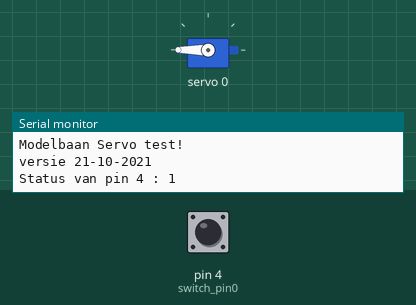
Simulated run of this sketch. Board: Arduino Uno, built with avr-gcc and run on an emulated ATmega328P. Parts: servo, the last lines printed to the serial monitor. The test bench sets the inputs (shaded band); at power-on: pin 4 (switch_pin0) HIGH.

Above: at 2.7 s.
2.8 s: pin 4 (switch_pin0) pulled LOW for 0.15 s
At 4.7 s:
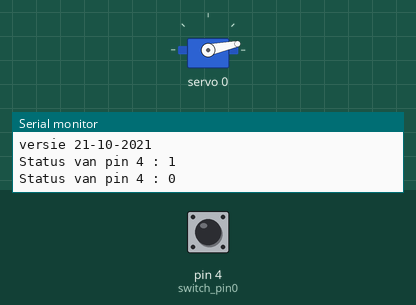
5.8 s: pin 4 (switch_pin0) pulled LOW for 1 s
At 5.95 s:
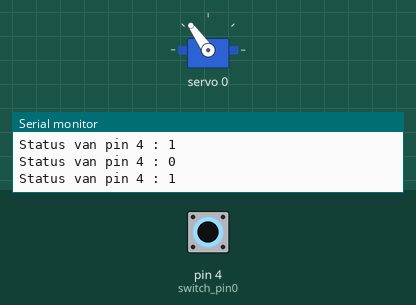
8.8 s: pin 4 (switch_pin0) pulled LOW for 3.2 s
At 8.95 s:
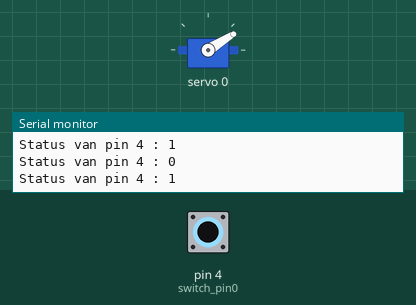
Timing chart, 0 to 15.8 s (numbered marks = the images above; inputs shaded):
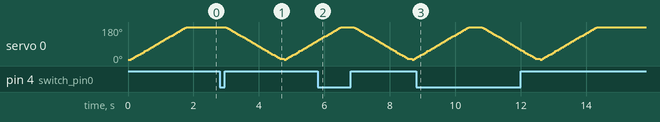

The sketch:

Servo-dem0-2.ino
```cpp
/*--------------------------------------------------------------
 * Servo controller sketch voor modelbanen - toggle schakelaar - Version 1.0
 * sketch name: Servo-demo-2
 * Last updated 21-10-201

  Description:  Demonstratie model om met een togle schakelaar een servo van links naar
                rechts te laten bewegen, bv voor een overweg of een sein.
                Maakt gebruik van de arduino uno en de pca9865

  Software:     Developed using Arduino 1.8.18 software for the Ardunino INO
                Should be compatible with Arduino 1.0 + and newer ESP32/Arduino releases if any

  ToDo          Timing fine tunen, schakelaar debouncen etc.

  Date:         21-102021

  Author:       Erik Schott - erik@pa0esh.com
*/


#include <Wire.h>
#include <Adafruit_PWMServoDriver.h>

Adafruit_PWMServoDriver pwm = Adafruit_PWMServoDriver();
// Als je een ander adres gebruikt dien je dit aan te geven. Hangt af van de solderingen op het pca9865 board
// Adafruit_PWMServoDriver pwm = Adafruit_PWMServoDriver(0x41);

// Pas de pulsbreedte aan aan het type servo voor MIN en MAX
#define SERVOMIN  150 // this is the 'minimum' pulse length count (out of 4096)
#define SERVOMAX  620 // this is the 'maximum' pulse length count (out of 4096)

// Onze servo # counter - we beginnen met kanaal 0 op de pca9865
uint8_t servonum = 0; //zorg later voor een loop om iedere servo aan te spreken. Test daarvoor de wijziging in een schakelaar waarde.
// Status van de servo (linksom of rechtsom)
int status_servo0 = 0;
// sla status op. Draai alleen servo als status wijzigt. 0 = links - 1 = rechts
int switch_pin0 = 4;
// sluit hier de eerste schakelaar op aan, die servo 0 bedient. digitale pin 4
// schakelaar is als volgt: pin 4 met een weerstand van 1k naar plus 5V. Middenpoot van de schakelaar aan aarde.
// rechter / of linker pootje naar pin 4 op de Arduino.


byte leds = 0;

void setup() {

  pwm.begin();
  pwm.setPWMFreq(60);  // Analog servos werken met ~60 Hz updates
  pinMode(switch_pin0, INPUT);

  Serial.begin(9600);
  Serial.println("");
  Serial.println("Modelbaan Servo test!");
  Serial.println("versie 21-10-2021");
  Serial.println("");

}

/*
 * angleToPulse(int ang)
 * gets angle in degree and returns the pulse width
 * also prints the value on seial monitor
 * written by Ahmad Nejrabi for Robojax, Robojax.com
 */
int angleToPulse(int ang){
   int pulse = map(ang,0, 180, SERVOMIN,SERVOMAX);// map angle of 0 to 180 to Servo min and Servo max
   //Serial.print("Angle: ");Serial.print(ang);
   //Serial.print(" pulse: ");Serial.println(pulse);
   return pulse;
}
void turn_left(){

   for( int angle =0; angle<181; angle +=5){
    delay(50); // stelt de snelheid van de servo in
    pwm.setPWM(0, 0, angleToPulse(angle) );
  }
    delay(100);
}

void turn_right(){

  for( int angle =180; angle>0; angle -=5){
    delay(50); // stelt de snelheid van de servo in
    pwm.setPWM(0, 0, angleToPulse(angle) );
  }
  delay(100);
}

void check_switch(){

  // test voor een verandering:
    if (status_servo0 == digitalRead(switch_pin0)){
      return;
    } else {
      //Serial.println(" Change detected" );
      status_servo0=digitalRead(switch_pin0);
      Serial.print("Status van pin 4 : ");;
      Serial.println(status_servo0);
      if (status_servo0 == 1){
       turn_left();
      } else {
        turn_right();
      }

    }
  }

// De code binnen de void loop() functie moet je aanpasen voor wat je wilt. Ik test de positie van de schakelaars iedere keer en doe dan wat
void loop() {
check_switch();

}
```
